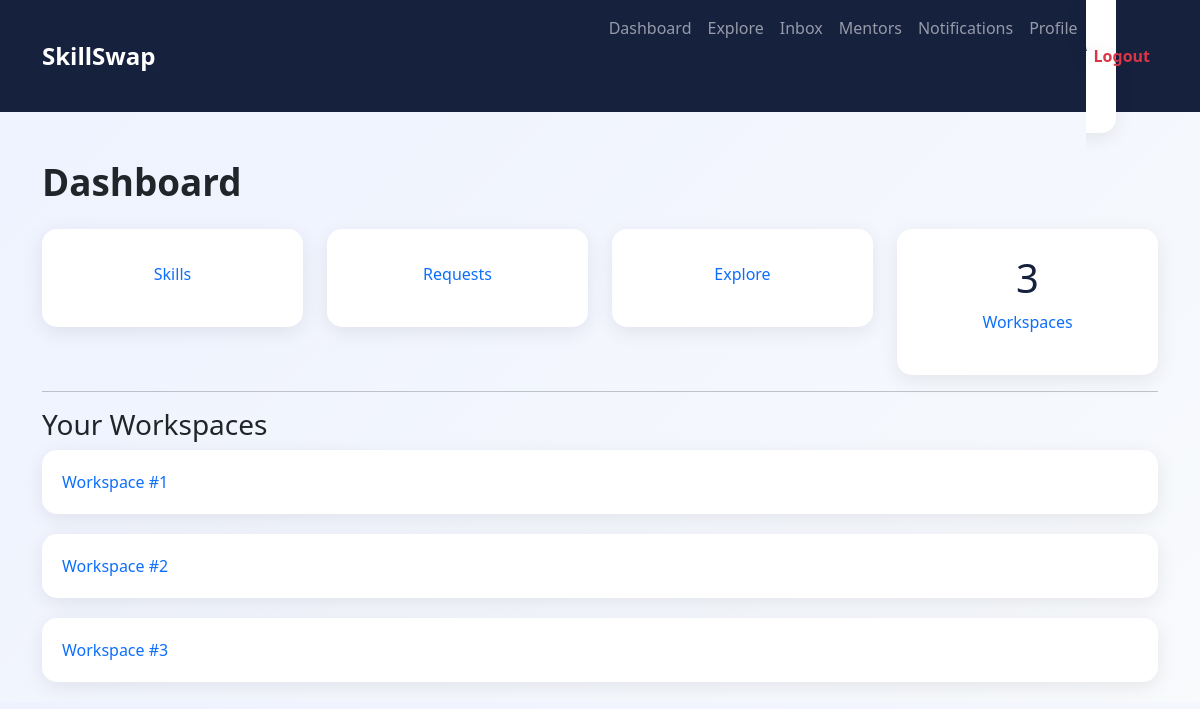
The app's page /accounts/dashboard/ (signed in) with its own data.
### workspace/models.py (models this page shows, shortened)
class Workspace(models.Model):
    swap_request = models.OneToOneField(
        SwapRequest,
        on_delete=models.CASCADE
    )
    created_at = models.DateTimeField(
        auto_now_add=True
    )

### accounts/views.py (the view)
# urls.py: path('dashboard/', views.dashboard, name='dashboard'),
@login_required
def dashboard(request):
    from skills.models import UserSkill
    from swaps.models import SwapRequest
    from workspace.models import Workspace
    workspaces = Workspace.objects.filter(
        swap_request__sender=request.user
    ) | Workspace.objects.filter(
        swap_request__receiver=request.user
    )
    skills = UserSkill.objects.filter(user=request.user)
    received = SwapRequest.objects.filter(
        receiver=request.user
    )
    sent = SwapRequest.objects.filter(
        sender=request.user
    )
    return render(
        request,
        'accounts/dashboard.html',
        {
            'workspaces': workspaces
        }
    )

### templates/accounts/dashboard.html (shortened to what this page needs)
{% extends 'base.html' %}
{% block content %}
<h1 class="page-title">
Dashboard
</h1>
<div class="row">
<div class="col-md-3">
<a href="{% url 'profile' %}">
<div class="dashboard-stat">
<p>Skills</p>
</div>
</a>
</div>
<div class="col-md-3">
<a href="{% url 'inbox' %}">
<div class="dashboard-stat">
<p>Requests</p>
</div>
</a>
</div>
<div class="col-md-3">
<a href="{% url 'explore' %}">
<div class="dashboard-stat">
<p>Explore</p>
</div>
</a>
</div>
<div class="col-md-3">
<a href="/workspace/">
<div class="dashboard-stat">
<h2>{{ workspaces.count }}</h2>
<p>Workspaces</p>
</div>
</a>
</div>
</div>
<hr>
<h3>Your Workspaces</h3>
{% for workspace in workspaces %}
<div class="workspace-card">
<a href="/workspace/{{ workspace.id }}/">
Workspace #{{ workspace.id }}
</a>
</div>
{% empty %}
<p>No workspaces yet.</p>
{% endfor %}
{% endblock %}

### static/css/style.css (style rules this page uses)
body { background: #f5f7fb; font-family: 'Segoe UI', sans-serif; }
.dashboard-stat { background: white; padding: 25px; border-radius: 15px; text-align: center; box-shadow: 0 5px 20px rgba(0, 0, 0, .08); transition: .3s; }
.dashboard-stat h2 { color: #16213e; font-size: 2.5rem; }
.workspace-card { background: white; border-radius: 15px; padding: 20px; margin-bottom: 20px; box-shadow: 0 5px 20px rgba(0, 0, 0, .08); }
.page-title { font-size: 2.3rem; font-weight: bold; margin-bottom: 25px; }
a { text-decoration: none; }
.dashboard-stat { cursor: pointer; }
.workspace-card { transition: .3s; }
body { background: linear-gradient( 135deg, #eef2ff, #f8fafc); }

### records on screen
Workspace: id "1"
Workspace: id "2"
Workspace: id "3"

### other values on screen
{{ workspaces.count }} "3"
